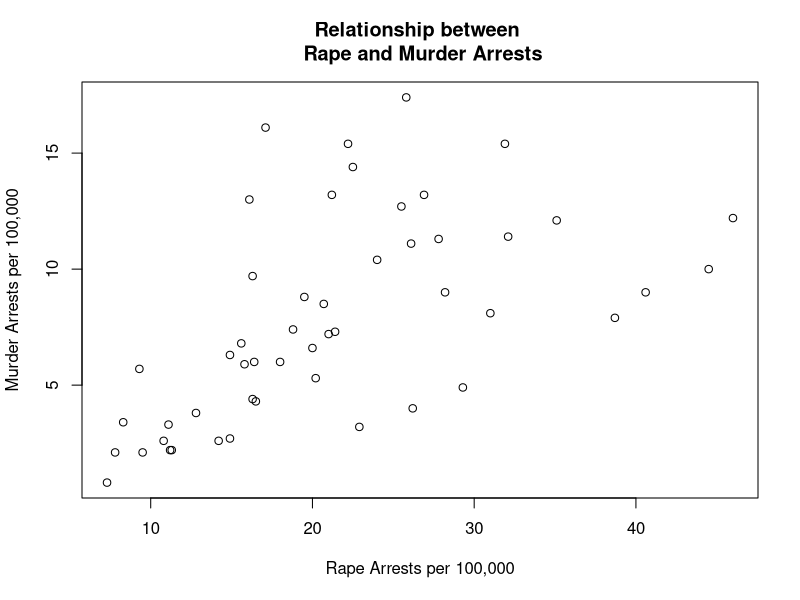
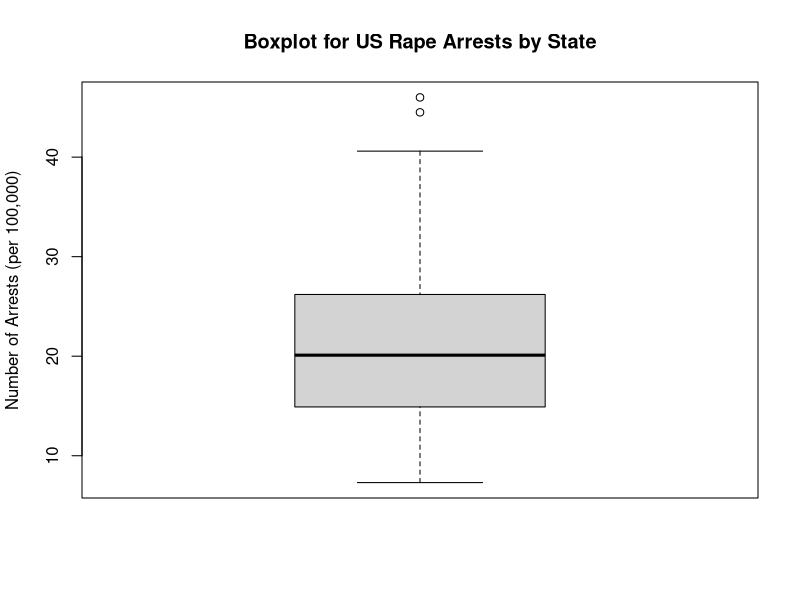
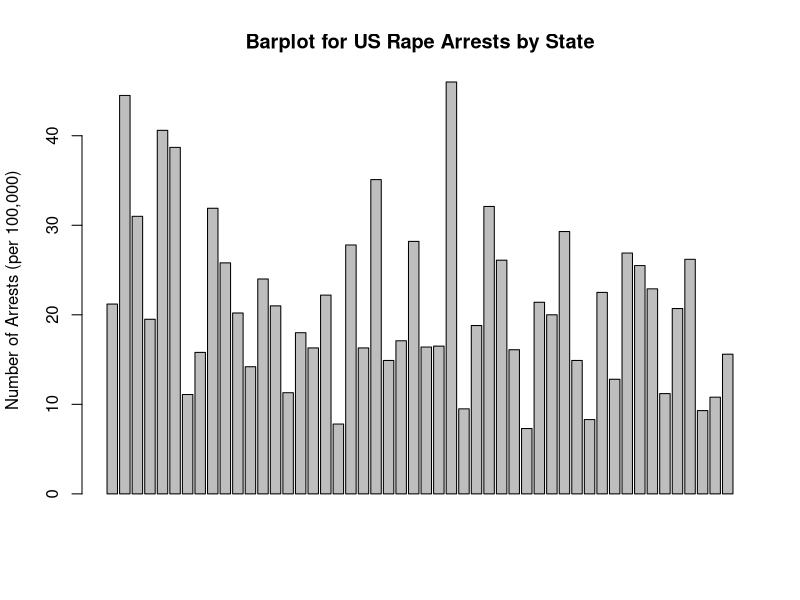
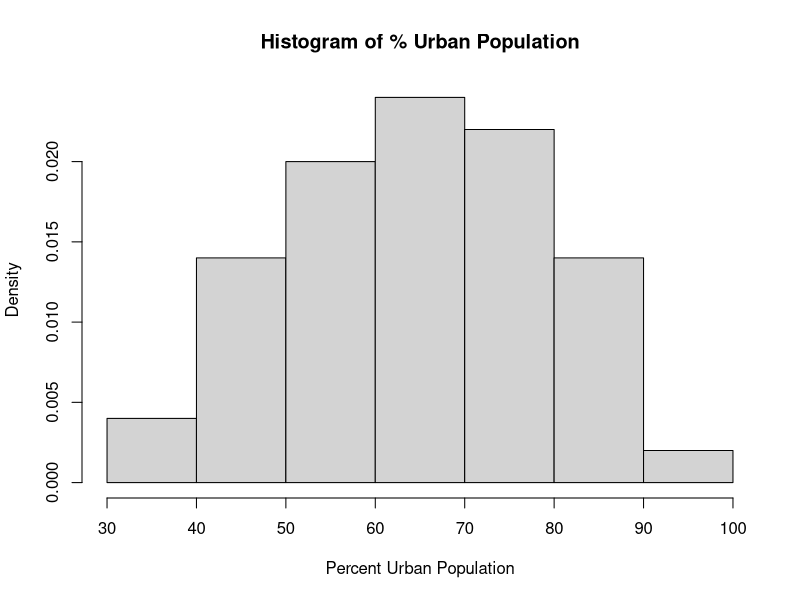
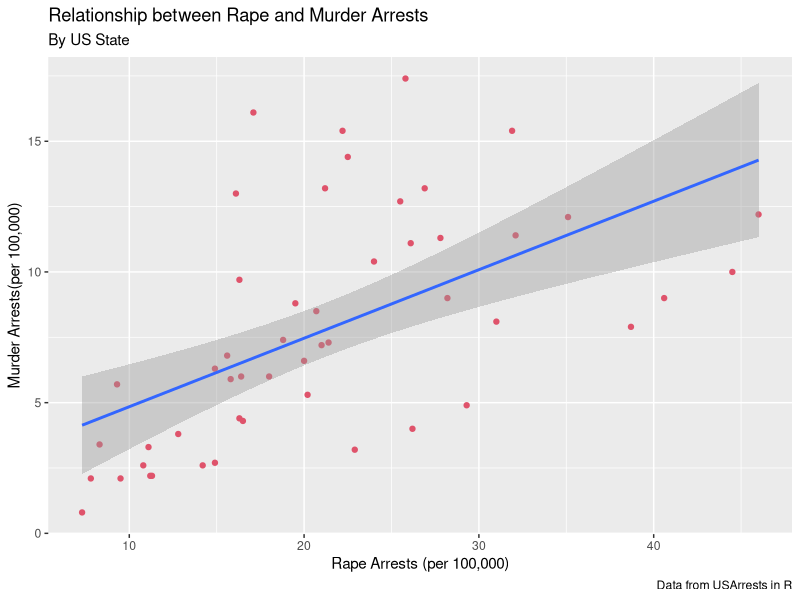
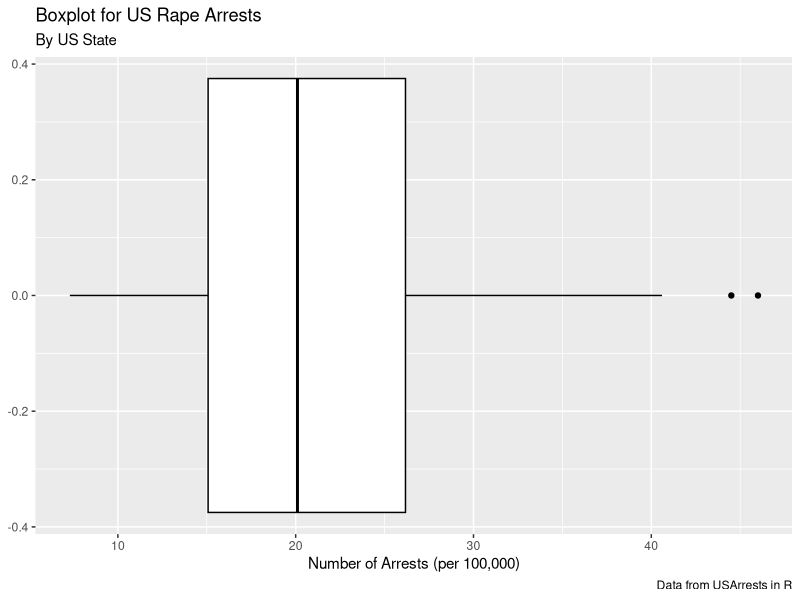
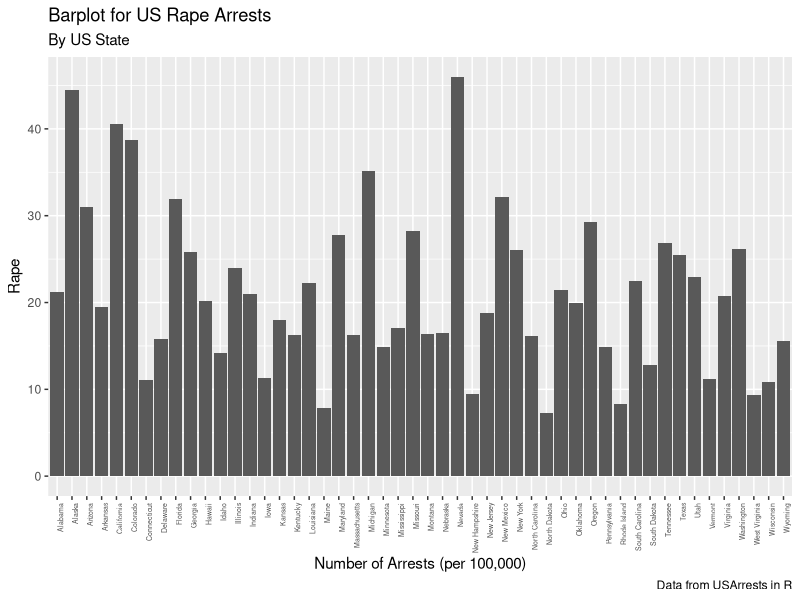
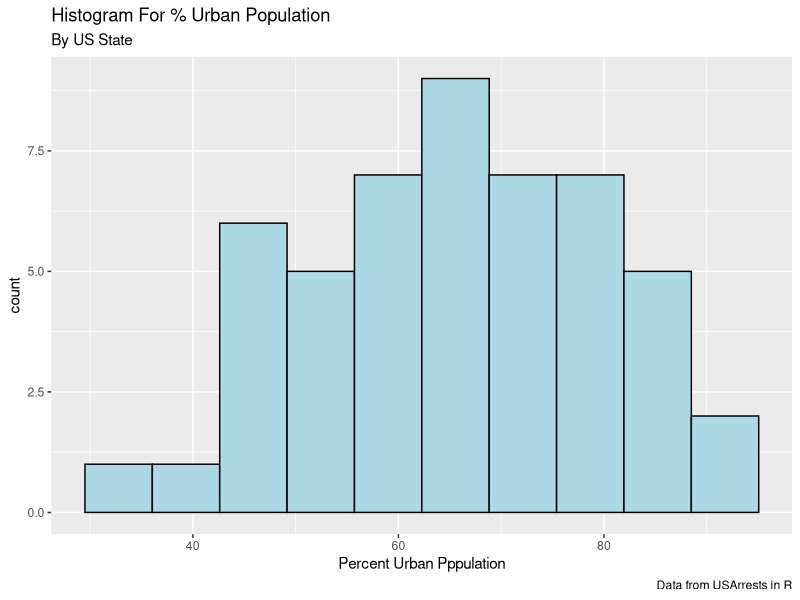

Write the R code that produced these figures, in order.
library(dplyr)
library(tidyverse)
library(ggplot2)

USArrests



          ####   BASE R   ####

#Scatterplot for Rape arrests vs Murder Arrests
plot(USArrests$Rape, USArrests$Murder, 
     main = "Relationship between \n Rape and Murder Arrests",
     xlab = "Rape Arrests per 100,000", ylab = "Murder Arrests per 100,000")

#Boxplot for Rape Arrests by State
boxplot(USArrests$Rape, main = "Boxplot for US Rape Arrests by State", 
        ylab = "Number of Arrests (per 100,000)")

#Barplot for Rape Arrests by State
barplot(USArrests$Rape, main = "Barplot for US Rape Arrests by State",
        ylab = "Number of Arrests (per 100,000)")

#Histogram for % Urban Population
hist(USArrests$UrbanPop, main = "Histogram of % Urban Population",
     xlab = "Percent Urban Population", prob = TRUE)


      ####    GGPLOT    ####

#Scatterplot for Rape arrests vs Murder Arrests
ggplot(data=USArrests, aes(x=Rape, y = Murder)) +
  geom_point(col = 10) + geom_smooth(method = "lm") +
  labs(title = "Relationship between Rape and Murder Arrests", 
       y = "Murder Arrests(per 100,000)",
       x= "Rape Arrests (per 100,000)", 
       subtitle = "By US State", caption = "Data from USArrests in R")

#Boxplot for Rape Arrests by State
ggplot(data=USArrests, aes(x=Rape))+
  geom_boxplot(col = 1) + 
  labs(title = "Boxplot for US Rape Arrests", 
       subtitle = "By US State", caption = "Data from USArrests in R",
       x= "Number of Arrests (per 100,000)" )

#Barplot for Rape Arrests by State
ggplot(data=USArrests, aes(x = row.names(USArrests), y = Rape)) +
  geom_bar(stat= "Identity") +
  theme(axis.text.x= element_text(angle=90, hjust=1, size = 5)) +
  labs(title = "Barplot for US Rape Arrests", 
       subtitle = "By US State", caption = "Data from USArrests in R",
       x= "Number of Arrests (per 100,000)" )


#Histogram for % Urban Population
ggplot(data=USArrests, aes(x=UrbanPop)) +
  geom_histogram(color = "Black", fill = "lightblue", bins = 10)+
  labs(title = "Histogram For % Urban Population", 
       subtitle = "By US State", caption = "Data from USArrests in R",
       x= "Percent Urban Pppulation" )
  

